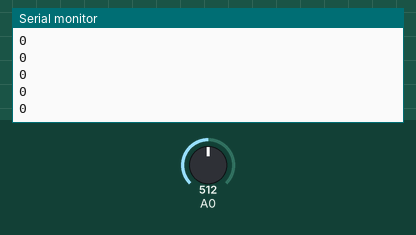
Bench run of a sketch on a simulated Arduino Uno, built with avr-gcc and run on an emulated ATmega328P. On the bench: the last lines printed to the serial monitor. The inputs (shaded band) are chosen by the test bench; at power-on: A0 = 512.

Above: at 1.2 s.
1.3 s: A0 set to 716
At 2.2 s:
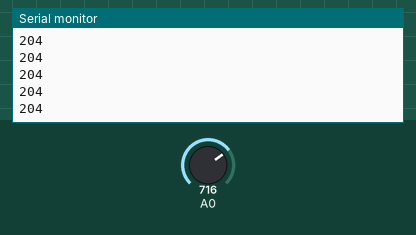
2.8 s: A0 set to 900
At 3.6 s:
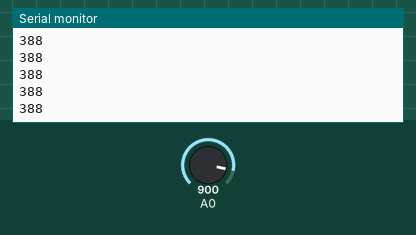
Timing chart, 0 to 5.8 s (numbered marks = the images above; inputs shaded):
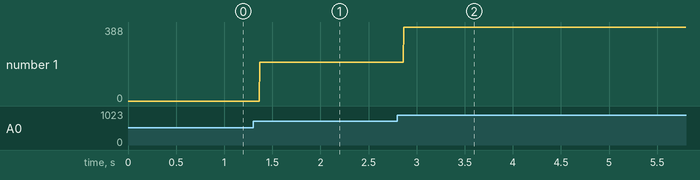

The sketch:

Pot.ino
```cpp
int valueog=0;
int value1=0;
int value2=0;
float volt1=0.0;
float volt2=0.0;
int key1=0;
int key2=0;
int counter=0;

long fin=0;
void setup() {
  Serial.begin(9600);
  Serial.println(valueog);
  value1=analogRead(A0);
  volt1=value1*5.0/1023.0;
  key1=(int)volt1;
  // put your setup code here, to run once:

}

void loop() {
  value2=analogRead(A0);
  volt2=value2*5.0/1023.0;
  key2=(int)volt2;
  if((key1==5 && key2==0) || (key1==4 && key2==0))
  {
    counter= (value2-0)+(1023-value1);
    fin+=counter;
  }
  else if((key1==0 && key2==5) || (key1==0 && key2==4))
  {
    counter=(value1-0)+(1023-value2);
    fin-=counter;
  }
  else{
  counter=value2-value1;
  fin+=counter;
  }
  Serial.println(fin);
  value1=value2;
  volt1=volt2;
  key1=key2;
}
```

Measured:
- after the input at 1.3 s, the serial monitor: prints a new line after 0.07 s (image 1)
- after the input at 2.8 s, the serial monitor: prints a new line after 0.07 s (image 2)
- plotted number 1: 0 → 204 after the input at 1.3 s, 204 → 38 after the input at 2.8 s
